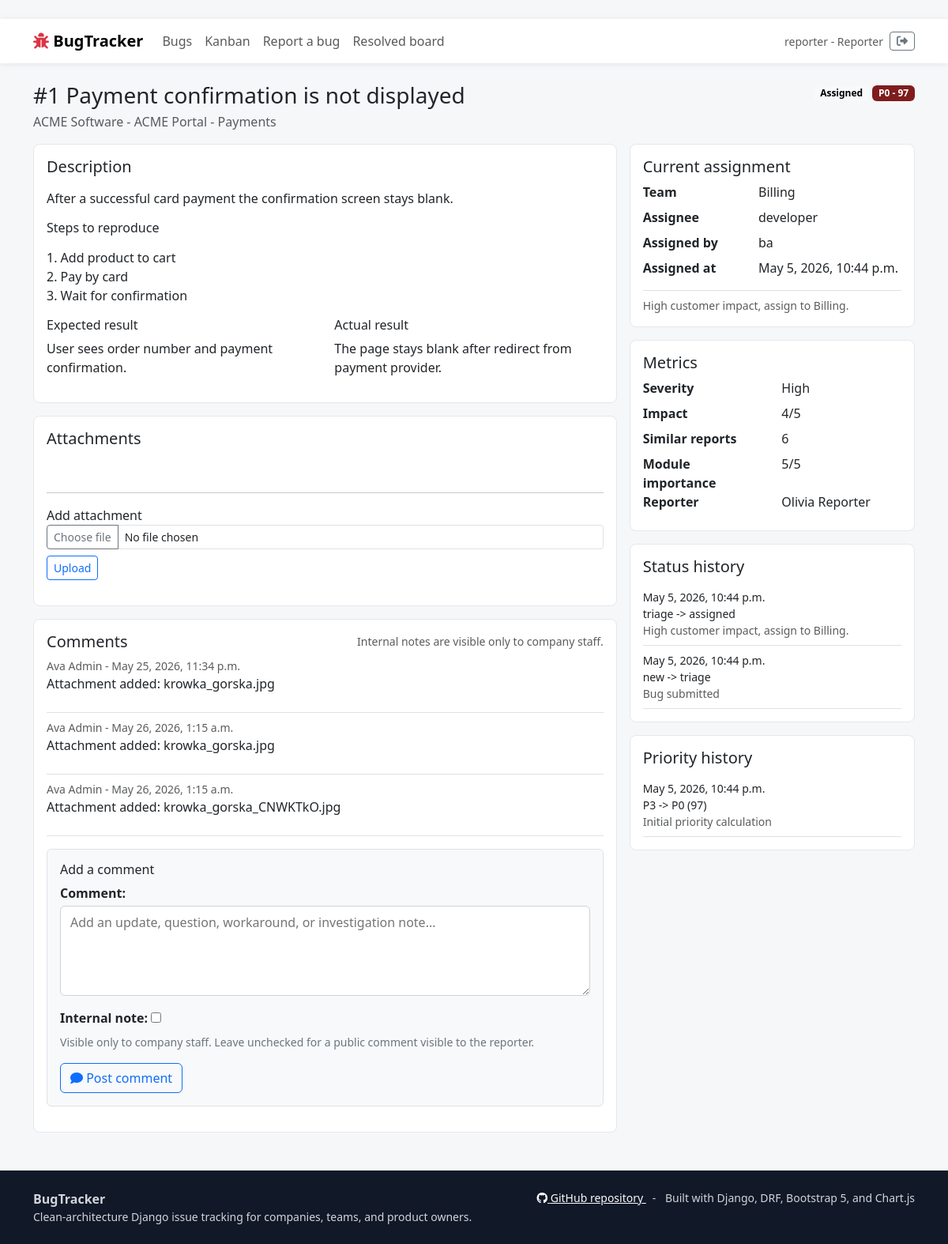
/bugs/1/ (signed in), run on the app's committed database.
### infrastructure/models.py (models this page shows, shortened)
class User(AbstractUser):
    class Role(models.TextChoices):
        REPORTER = "reporter", "Reporter"
        DEVELOPER = "developer", "Developer"
        PRODUCT_OWNER = "po", "Product Owner"
        ADMIN = "admin", "Admin"
    role = models.CharField(max_length=20, choices=Role.choices, default=Role.REPORTER)
    company = models.ForeignKey(Company, on_delete=models.SET_NULL, null=True, blank=True, related_name="users")
    teams = models.ManyToManyField(Team, blank=True, related_name="members")
    must_change_password = models.BooleanField(default=False)
    def __str__(self) -> str:
        return self.get_full_name() or self.username

class TimeStampedModel(models.Model):
    created_at = models.DateTimeField(auto_now_add=True)
    updated_at = models.DateTimeField(auto_now=True)
    class Meta:
        abstract = True

class Bug(TimeStampedModel):
    class Severity(models.TextChoices):
        LOW = "low", "Low"
        MEDIUM = "medium", "Medium"
        HIGH = "high", "High"
        CRITICAL = "critical", "Critical"
    class Status(models.TextChoices):
        TRIAGE = "triage", "Triage"
        ASSIGNED = "assigned", "Assigned"
        IN_PROGRESS = "in_progress", "In progress"
        RESOLVED = "resolved", "Resolved"
        VERIFIED = "verified", "Verified"
        DUPLICATE = "duplicate", "Duplicate"
        REOPENED = "reopened", "Reopened"
        CLOSED = "closed", "Closed"
    class Priority(models.TextChoices):
        P0 = "P0", "P0"
        P1 = "P1", "P1"
        P2 = "P2", "P2"
        P3 = "P3", "P3"
    title = models.CharField(max_length=220)
    description = models.TextField()
    reproduction_steps = models.TextField()
    expected_result = models.TextField()
    actual_result = models.TextField()
    severity = models.CharField(max_length=20, choices=Severity.choices)
    status = models.CharField(max_length=30, choices=Status.choices, default=Status.TRIAGE)
    priority = models.CharField(max_length=2, choices=Priority.choices, default=Priority.P3)
    priority_score = models.PositiveIntegerField(default=0)
    priority_override = models.BooleanField(default=False)
    priority_override_reason = models.TextField(blank=True)
    impact = models.PositiveSmallIntegerField(default=3, validators=[MinValueValidator(1), MaxValueValidator(5)])
    similar_count = models.PositiveIntegerField(default=0)
    module = models.CharField(max_length=120)
    module_importance = models.PositiveSmallIntegerField(default=3, validators=[MinValueValidator(1), MaxValueValidator(5)])
    product = models.CharField(max_length=160)
    notification_email = models.EmailField(blank=True, help_text="Optional email(s) to receive updates about this bug (comma-separated)")
    company = models.ForeignKey(Company, on_delete=models.CASCADE, related_name="bugs")
    reporter = models.ForeignKey(User, on_delete=models.CASCADE, related_name="reported_bugs")
    duplicate_of = models.ForeignKey("self", on_delete=models.SET_NULL, null=True, blank=True, related_name="duplicates")
    is_duplicate = models.BooleanField(default=False)
    is_reopened = models.BooleanField(default=False)
    is_verified = models.BooleanField(default=False)
    class Meta:
        ordering = ["priority", "-priority_score", "-created_at"]
        indexes = [
            models.Index(fields=["status", "priority"]),
            models.Index(fields=["company", "module"]),
            models.Index(fields=["reporter", "status"]),
        ]

class Company(TimeStampedModel):
    name = models.CharField(max_length=160, unique=True)
    slug = models.SlugField(max_length=180, unique=True)
    product_name = models.CharField(max_length=160)
    is_active = models.BooleanField(default=True)
    class Meta:
        ordering = ["name"]
        verbose_name_plural = "companies"

class BugComment(TimeStampedModel):
    bug = models.ForeignKey(Bug, on_delete=models.CASCADE, related_name="comments")
    author = models.ForeignKey(User, on_delete=models.SET_NULL, null=True, related_name="bug_comments")
    body = models.TextField()
    is_internal = models.BooleanField(default=False)
    class Meta:
        ordering = ["created_at"]

class BugAssignment(TimeStampedModel):
    bug = models.ForeignKey(Bug, on_delete=models.CASCADE, related_name="assignments")
    team = models.ForeignKey(Team, on_delete=models.PROTECT, related_name="bug_assignments")
    assignee = models.ForeignKey(User, on_delete=models.SET_NULL, null=True, blank=True, related_name="assigned_bugs")
    assigned_by = models.ForeignKey(User, on_delete=models.SET_NULL, null=True, related_name="made_assignments")
    note = models.TextField(blank=True)
    is_active = models.BooleanField(default=True)
    class Meta:
        ordering = ["-created_at"]
        indexes = [models.Index(fields=["is_active", "team", "assignee"])]

class Team(TimeStampedModel):
    company = models.ForeignKey(Company, on_delete=models.CASCADE, related_name="teams")
    name = models.CharField(max_length=160)
    module = models.CharField(max_length=120, blank=True)
    class Meta:
        ordering = ["company__name", "name"]
        unique_together = ("company", "name")

class BugStatusHistory(models.Model):
    bug = models.ForeignKey(Bug, on_delete=models.CASCADE, related_name="status_history")
    old_status = models.CharField(max_length=30, blank=True)
    new_status = models.CharField(max_length=30)
    changed_by = models.ForeignKey(User, on_delete=models.SET_NULL, null=True, blank=True, related_name="status_changes")
    note = models.TextField(blank=True)
    changed_at = models.DateTimeField(auto_now_add=True)
    class Meta:
        ordering = ["-changed_at"]

class BugPriorityHistory(models.Model):
    bug = models.ForeignKey(Bug, on_delete=models.CASCADE, related_name="priority_history")
    old_priority = models.CharField(max_length=2, blank=True)
    new_priority = models.CharField(max_length=2)
    old_score = models.PositiveIntegerField(default=0)
    new_score = models.PositiveIntegerField(default=0)
    changed_by = models.ForeignKey(User, on_delete=models.SET_NULL, null=True, blank=True, related_name="priority_changes")
    reason = models.TextField(blank=True)
    is_manual_override = models.BooleanField(default=False)
    changed_at = models.DateTimeField(auto_now_add=True)
    class Meta:
        ordering = ["-changed_at"]

### presentation/web/views.py (the view, shortened to what this page needs)
# urls.py: path("bugs/<int:pk>/", views.bug_detail, name="bug_detail"),
@login_required
def bug_detail(request, pk):
    bug = get_object_or_404(_visible_bugs_for(request.user), pk=pk)
    assignment_form = AssignmentForm(company=bug.company)
    status_form = StatusChangeForm(initial={"status": bug.status})
    priority_form = PriorityOverrideForm(initial={"priority": bug.priority})
    comments = bug.comments.all()
    if not is_staff_role(request.user):
        comments = comments.filter(is_internal=False)
    return render(
        request,
        "bugs/bug_detail.html",
        {
            "bug": bug,
            "active_assignment": bug.assignments.filter(is_active=True).select_related("team", "assignee", "assigned_by").first(),
            "comments": comments,
            "comment_form": BugCommentForm(),
            "assignment_form": assignment_form,
            "status_form": status_form,
            "priority_form": priority_form,
            "attachment_form": BugAttachmentForm(),
            "notification_form": BugNotificationForm(instance=bug),
            "can_manage": is_ba_or_admin(request.user),
        },
    )

### presentation/web/templates/bugs/bug_detail.html (shortened to what this page needs)
﻿{% extends "base.html" %}
{% block content %}
<div class="d-flex justify-content-between align-items-start mb-3">
    <div>
        <h1 class="h3 mb-1">#{{ bug.id }} {{ bug.title }}</h1>
        <div class="text-muted">{{ bug.company.name }} - {{ bug.product }} - {{ bug.module }}</div>
    </div>
    <div class="text-end">
        <span class="badge text-bg-light">{{ bug.get_status_display }}</span>
        <span class="badge priority-{{ bug.priority }}">{{ bug.priority }} - {{ bug.priority_score }}</span>
    </div>
</div>
<div class="row g-3">
    <div class="col-lg-8">
        <div class="panel p-3 mb-3">
            <h2 class="h5">Description</h2>
            <p>{{ bug.description|linebreaks }}</p>
            <h3 class="h6">Steps to reproduce</h3>
            <p>{{ bug.reproduction_steps|linebreaks }}</p>
            <div class="row">
                <div class="col-md-6"><h3 class="h6">Expected result</h3>{{ bug.expected_result|linebreaks }}</div>
                <div class="col-md-6"><h3 class="h6">Actual result</h3>{{ bug.actual_result|linebreaks }}</div>
            </div>
        </div>
        <div class="panel p-3 mb-3">
            <h2 class="h5">Attachments</h2>
            <hr>
            <form method="post" enctype="multipart/form-data" class="mt-2" action="">
                <div class="mb-2">
                    <label for="id_bug_image">Add attachment</label>
                    <div class="input-group">
                        <button type="button" id="choose_file_btn" class="btn btn-sm btn-outline-secondary">Choose file</button>
                        <span id="chosen_file_name" class="form-control form-control-sm">No file chosen</span>
                    </div>
                </div>
                <button class="btn btn-sm btn-outline-primary">Upload</button>
            </form>
        </div>
        <div class="panel p-3">
            <div class="d-flex justify-content-between align-items-center">
                <h2 class="h5 mb-0">Comments</h2>
                <span class="small text-muted">Internal notes are visible only to company staff.</span>
            </div>
            {% for comment in comments %}
                <div class="border-bottom py-2">
                    <div class="small text-muted">{{ comment.author }} - {{ comment.created_at }}{% if comment.is_internal %} - internal note{% endif %}</div>
                    {{ comment.body|linebreaks }}
                </div>
            {% empty %}
                <p class="text-muted mt-3">No comments yet.</p>
            {% endfor %}
            <form method="post" class="mt-3 border rounded p-3 bg-light" enctype="multipart/form-data">
                <h3 class="h6">Add a comment</h3>
                {{ comment_form.as_p }}
                <button class="btn btn-outline-primary"><i class="fa-solid fa-comment"></i> Post comment</button>
            </form>
        </div>
    </div>
    <div class="col-lg-4">
        <div class="panel p-3 mb-3">
            <h2 class="h5">Current assignment</h2>
            {% if active_assignment %}
                <dl class="row mb-0">
                    <dt class="col-5">Team</dt><dd class="col-7">{{ active_assignment.team.name }}</dd>
                    <dt class="col-5">Assignee</dt><dd class="col-7">{{ active_assignment.assignee|default:"Unassigned" }}</dd>
                    <dt class="col-5">Assigned by</dt><dd class="col-7">{{ active_assignment.assigned_by|default:"Unknown" }}</dd>
                    <dt class="col-5">Assigned at</dt><dd class="col-7">{{ active_assignment.created_at }}</dd>
                </dl>
                {% if active_assignment.note %}
                    <div class="small text-muted border-top pt-2 mt-2">{{ active_assignment.note }}</div>
                {% endif %}
            {% else %}
                <p class="text-muted mb-0">This bug is not assigned yet.</p>
            {% endif %}
        </div>
        <div class="panel p-3 mb-3">
            <h2 class="h5">Metrics</h2>
            <dl class="row mb-0">
                <dt class="col-6">Severity</dt><dd class="col-6">{{ bug.get_severity_display }}</dd>
                <dt class="col-6">Impact</dt><dd class="col-6">{{ bug.impact }}/5</dd>
                <dt class="col-6">Similar reports</dt><dd class="col-6">{{ bug.similar_count }}</dd>
                <dt class="col-6">Module importance</dt><dd class="col-6">{{ bug.module_importance }}/5</dd>
                <dt class="col-6">Reporter</dt><dd class="col-6">{{ bug.reporter }}</dd>
            </dl>
        </div>
        <div class="panel p-3 mb-3">
            <h2 class="h5">Status history</h2>
            {% for item in bug.status_history.all %}
                <div class="small border-bottom py-2">{{ item.changed_at }}<br>{{ item.old_status|default:"new" }} -> {{ item.new_status }}<br><span class="text-muted">{{ item.note }}</span></div>
            {% endfor %}
        </div>
        <div class="panel p-3">
            <h2 class="h5">Priority history</h2>
            {% for item in bug.priority_history.all %}
                <div class="small border-bottom py-2">{{ item.changed_at }}<br>{{ item.old_priority|default:"-" }} -> {{ item.new_priority }} ({{ item.new_score }})<br><span class="text-muted">{{ item.reason }}</span></div>
            {% endfor %}
        </div>
    </div>
</div>
{% endblock %}

### presentation/web/templates/base.html (shortened to what this page needs)
﻿<!doctype html>
<html lang="en">
<head>
    <link href="https://cdn.jsdelivr.net/npm/bootstrap@5.3.3/dist/css/bootstrap.min.css" rel="stylesheet">
    <link href="https://cdnjs.cloudflare.com/ajax/libs/font-awesome/6.5.2/css/all.min.css" rel="stylesheet">
</head>
<body>
    <nav class="navbar navbar-expand-lg bg-white">
        <div class="container">
            <a class="navbar-brand fw-bold" href="{% url 'web:dashboard' %}">
                <i class="fa-solid fa-bug text-danger"></i> BugTracker
            </a>
            <div id="nav" class="collapse navbar-collapse">
                <ul class="navbar-nav me-auto">
                    {% if user.is_authenticated %}
                    <li class="nav-item"><a
                            class="nav-link {% if request.resolver_match.url_name == 'bug_list' %}active{% endif %}"
                            href="{% url 'web:bug_list' %}">Bugs</a></li>
                    <li class="nav-item"><a
                            class="nav-link {% if request.resolver_match.url_name == 'kanban_board' %}active{% endif %}"
                            href="{% url 'web:kanban_board' %}">Kanban</a></li>
                    {% if user.role == 'reporter' or user.role == 'admin' %}
                    <li class="nav-item"><a
                            class="nav-link {% if request.resolver_match.url_name == 'bug_create' %}active{% endif %}"
                            href="{% url 'web:bug_create' %}">Report a bug</a></li>
                    {% endif %}
                    <li class="nav-item"><a
                            class="nav-link {% if request.resolver_match.url_name == 'public_resolved_bugs' %}active{% endif %}"
                            href="{% url 'web:public_resolved_bugs' %}">Resolved board</a></li>
                    {% endif %}
                </ul>
                <div class="d-flex align-items-center gap-2">
                    {% if user.is_authenticated %}
                    <span class="small text-muted">{{ user.username }} - {{ user.get_role_display }}</span>
                    <form method="post" action="{% url 'web:logout' %}" class="m-0">{% csrf_token %}
                        <button class="btn btn-sm btn-outline-secondary" title="Log out"><i
                                class="fa-solid fa-right-from-bracket"></i></button>
                    </form>
                    {% else %}
                    <a class="btn btn-sm btn-outline-primary" href="{% url 'web:login' %}">Log in</a>
                    <a class="btn btn-sm btn-primary" href="{% url 'web:register' %}">Register</a>
                    {% endif %}
                </div>
            </div>
        </div>
    </nav>
    <main class="container py-4">
        {% block content %}{% endblock %}
    </main>
    <footer class="mt-4 py-4">
        <div class="container d-flex flex-column flex-md-row justify-content-between gap-3">
            <div>
                <div class="fw-semibold">BugTracker</div>
                <div class="small">Clean-architecture Django issue tracking for companies, teams, and product owners.
                </div>
            </div>
            <div class="small">
                <a href="https://github.com/Mateoo18/BugTracker" target="_blank" rel="noopener">
                    <i class="fa-brands fa-github"></i> GitHub repository
                </a>
                <span class="mx-2">-</span>
                <span>Built with Django, DRF, Bootstrap 5, and Chart.js</span>
            </div>
        </div>
    </footer>
</body>
</html>

### data on the page
User: username "reporter", role "Reporter"
Bug: id "1", title "Payment confirmation is not displayed", company.name "ACME Software", product "ACME Portal", module "Payments", status "Assigned", priority "P0", priority_score "97", description "After a successful card payment the confirmation screen stays blank.", reproduction_steps "1. Add product to cart 2. Pay by card 3. Wait for confirmation", expected_result "User sees order number and payment confirmation.", actual_result "The page stays blank after redirect from payment provider.", severity "High", impact "4", similar_count "6", module_importance "5", reporter "Olivia Reporter"
BugComment: author "Ava Admin", created_at "May 25, 2026, 11:34 p.m.", body "Attachment added: krowka_gorska.jpg"
BugComment: author "Ava Admin", created_at "May 26, 2026, 1:15 a.m.", body "Attachment added: krowka_gorska.jpg"
BugComment: author "Ava Admin", created_at "May 26, 2026, 1:15 a.m.", body "Attachment added: krowka_gorska_CNWKTkO.jpg"
BugAssignment: team.name "Billing", assignee "developer", assigned_by "ba", created_at "May 5, 2026, 10:44 p.m.", note "High customer impact, assign to Billing."
BugStatusHistory: changed_at "May 5, 2026, 10:44 p.m.", old_status "triage", new_status "assigned", note "High customer impact, assign to Billing."
BugStatusHistory: changed_at "May 5, 2026, 10:44 p.m.", old_status "new", new_status "triage", note "Bug submitted"
BugPriorityHistory: changed_at "May 5, 2026, 10:44 p.m.", old_priority "P3", new_priority "P0", new_score "97", reason "Initial priority calculation"
